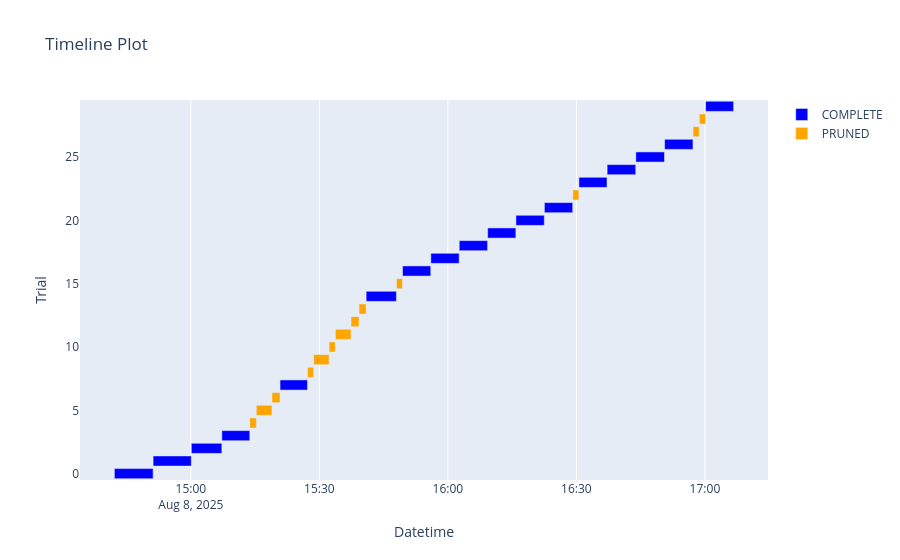

Notebook cell for this chart:
### Code cell
optuna.visualization.plot_timeline(study)

### Figure 1 — Plotly figure (JSON) as saved in the notebook; plotly's stock layout.template omitted (floating-point values rounded to 4 significant figures)
{"data": [{"base": ["2025-08-08T14:42:09.076500", "2025-08-08T14:51:11.182334", "2025-08-08T15:00:06.556610", "2025-08-08T15:07:14.151946", "2025-08-08T15:20:49.136008", "2025-08-08T15:40:55.300948", "2025-08-08T15:49:25.080711", "2025-08-08T15:56:01.074676", "2025-08-08T16:02:38.906929", "2025-08-08T16:09:17.195958", "2025-08-08T16:15:53.214820", "2025-08-08T16:22:31.793446", "2025-08-08T16:30:35.323191", "2025-08-08T16:37:10.511362", "2025-08-08T16:43:52.359325", "2025-08-08T16:50:35.357413", "2025-08-08T17:00:10.036482"], "hovertemplate": "%{text}<extra>COMPLETE</extra>", "marker": {"color": "blue"}, "name": "COMPLETE", "orientation": "h", "text": ["{<br>  \"number\": 0,<br>  \"values\": [<br>    0.5203006267547607<br>  ],<br>  \"params\": {<br>    \"backbone_LR\": 3.211408940071222e-05,<br>    \"head_LR\": 3.6541261068830885e-06,<br>    \"weight_decay\": 0.008187456561983752,<br>    \"batch_size\": 8,<br>    \"head_layer_1\": 2048,<br>    \"num_layers\": 2,<br>    \"head_layer_2\": 256,<br>    \"dropout\": 0.2<br>  }<br>}", "{<br>  \"number\": 1,<br>  \"values\": [<br>    0.4414251446723938<br>  ],<br>  \"params\": {<br>    \"backbone_LR\": 1.595107173706011e-07,<br>    \"head_LR\": 0.00029229069788067405,<br>    \"weight_decay\": 0.1513779587042839,<br>    \"batch_size\": 8,<br>    \"head_layer_1\": 1024,<br>    \"num_layers\": 2,<br>    \"head_layer_2\": 256,<br>    \"dropout\": 0.5<br>  }<br>}", "{<br>  \"number\": 2,<br>  \"values\": [<br>    0.36672478914260864<br>  ],<br>  \"params\": {<br>    \"backbone_LR\": 1.1752463085608358e-06,<br>    \"head_LR\": 2.5575671263014843e-06,<br>    \"weight_decay\": 0.0005574312499781676,<br>    \"batch_size\": 128,<br>    \"head_layer_1\": 512,<br>    \"num_layers\": 1,<br>    \"dropout\": 0.30000000000000004<br>  }<br>}", "{<br>  \"number\": 3,<br>  \"values\": [<br>    0.3742021918296814<br>  ],<br>  \"params\": {<br>    \"backbone_LR\": 1.9250513272439855e-06,<br>    \"head_LR\": 7.904635956769365e-06,<br>    \"weight_decay\": 0.00023267441273223943,<br>    \"batch_size\": 64,<br>    \"head_layer_1\": 2048,<br>    \"num_layers\": 2,<br>    \"head_layer_2\": 256,<br>    \"dropout\": 0.30000000000000004<br>  }<br>}", "{<br>  \"number\": 7,<br>  \"values\": [<br>    0.3429335951805115<br>  ],<br>  \"params\": {<br>    \"backbone_LR\": 4.7078592044427954e-05,<br>    \"head_LR\": 0.0045925102514354265,<br>    \"weight_decay\": 0.00046067888455051574,<br>    \"batch_size\": 64,<br>    \"head_layer_1\": 128,<br>    \"num_layers\": 1,<br>    \"dropout\": 0.1<br>  }<br>}", "{<br>  \"number\": 14,<br>  \"values\": [<br>    0.4347105622291565<br>  ],<br>  \"params\": {<br>    \"backbone_LR\": 1.1233947434474964e-06,<br>    \"head_LR\": 1.324929860654573e-06,<br>    \"weight_decay\": 1.8337187317996923e-05,<br>    \"batch_size\": 16,<br>    \"head_layer_1\": 2048,<br>    \"num_layers\": 1,<br>    \"dropout\": 0.5<br>  }<br>}", "{<br>  \"number\": 16,<br>  \"values\": [<br>    0.09767013788223267<br>  ],<br>  \"params\": {<br>    \"backbone_LR\": 1.8580654729428314e-07,<br>    \"head_LR\": 1.587268607464921e-06,<br>    \"weight_decay\": 0.0001942374358049634,<br>    \"batch_size\": 128,<br>    \"head_layer_1\": 512,<br>    \"num_layers\": 2,<br>    \"head_layer_2\": 2048,<br>    \"dropout\": 0.0<br>  }<br>}", "{<br>  \"number\": 17,<br>  \"values\": [<br>    0.1360829472541809<br>  ],<br>  \"params\": {<br>    \"backbone_LR\": 2.2710123609285384e-07,<br>    \"head_LR\": 7.48681878234986e-05,<br>    \"weight_decay\": 8.095529338869248e-05,<br>    \"batch_size\": 128,<br>    \"head_layer_1\": 512,<br>    \"num_layers\": 1,<br>    \"dropout\": 0.0<br>  }<br>}", "{<br>  \"number\": 18,<br>  \"values\": [<br>    0.16790008544921875<br>  ],<br>  \"params\": {<br>    \"backbone_LR\": 1.0827043860969601e-07,<br>    \"head_LR\": 4.2005517403366254e-05,<br>    \"weight_decay\": 2.1080957381083165e-05,<br>    \"batch_size\": 128,<br>    \"head_layer_1\": 512,<br>    \"num_layers\": 1,<br>    \"dropout\": 0.0<br>  }<br>}", "{<br>  \"number\": 19,<br>  \"values\": [<br>    0.10546225309371948<br>  ],<br>  \"params\": {<br>    \"backbone_LR\": 4.5044898546207266e-07,<br>    \"head_LR\": 1.637470508209102e-05,<br>    \"weight_decay\": 0.0011606518013186097,<br>    \"batch_size\": 128,<br>    \"head_layer_1\": 512,<br>    \"num_layers\": 2,<br>    \"head_layer_2\": 2048,<br>    \"dropout\": 0.0<br>  }<br>}", "{<br>  \"number\": 20,<br>  \"values\": [<br>    0.06433725357055664<br>  ],<br>  \"params\": {<br>    \"backbone_LR\": 3.4240617066072263e-07,<br>    \"head_LR\": 2.488287207480808e-06,<br>    \"weight_decay\": 0.0010012739981575395,<br>    \"batch_size\": 32,<br>    \"head_layer_1\": 128,<br>    \"num_layers\": 2,<br>    \"head_layer_2\": 2048,<br>    \"dropout\": 0.0<br>  }<br>}", "{<br>  \"number\": 21,<br>  \"values\": [<br>    0.07919120788574219<br>  ],<br>  \"params\": {<br>    \"backbone_LR\": 3.0595667449519444e-07,<br>    \"head_LR\": 1.2912687000892055e-06,<br>    \"weight_decay\": 0.00022481714125255085,<br>    \"batch_size\": 128,<br>    \"head_layer_1\": 512,<br>    \"num_layers\": 2,<br>    \"head_layer_2\": 2048,<br>    \"dropout\": 0.0<br>  }<br>}", "{<br>  \"number\": 23,<br>  \"values\": [<br>    0.06492406129837036<br>  ],<br>  \"params\": {<br>    \"backbone_LR\": 3.237693777870933e-06,<br>    \"head_LR\": 1.1119040255189675e-06,<br>    \"weight_decay\": 9.769119900468142e-05,<br>    \"batch_size\": 32,<br>    \"head_layer_1\": 512,<br>    \"num_layers\": 2,<br>    \"head_layer_2\": 2048,<br>    \"dropout\": 0.0<br>  }<br>}", "{<br>  \"number\": 24,<br>  \"values\": [<br>    0.057390034198760986<br>  ],<br>  \"params\": {<br>    \"backbone_LR\": 1.4477766835017674e-06,<br>    \"head_LR\": 6.996442324843868e-05,<br>    \"weight_decay\": 0.00016796062483874076,<br>    \"batch_size\": 32,<br>    \"head_layer_1\": 256,<br>    \"num_layers\": 2,<br>    \"head_layer_2\": 2048,<br>    \"dropout\": 0.0<br>  }<br>}", "{<br>  \"number\": 25,<br>  \"values\": [<br>    0.05136895179748535<br>  ],<br>  \"params\": {<br>    \"backbone_LR\": 2.6717378541370503e-05,<br>    \"head_LR\": 3.1137045297125165e-05,<br>    \"weight_decay\": 0.0009858136146893386,<br>    \"batch_size\": 32,<br>    \"head_layer_1\": 256,<br>    \"num_layers\": 2,<br>    \"head_layer_2\": 2048,<br>    \"dropout\": 0.0<br>  }<br>}", "{<br>  \"number\": 26,<br>  \"values\": [<br>    0.06155651807785034<br>  ],<br>  \"params\": {<br>    \"backbone_LR\": 2.4342468965916822e-05,<br>    \"head_LR\": 3.008036585485292e-05,<br>    \"weight_decay\": 0.0002538495350199842,<br>    \"batch_size\": 64,<br>    \"head_layer_1\": 256,<br>    \"num_layers\": 2,<br>    \"head_layer_2\": 2048,<br>    \"dropout\": 0.0<br>  }<br>}", "{<br>  \"number\": 29,<br>  \"values\": [<br>    0.06914132833480835<br>  ],<br>  \"params\": {<br>    \"backbone_LR\": 2.4860870027192877e-05,<br>    \"head_LR\": 3.1149975839126955e-05,<br>    \"weight_decay\": 0.03748177827380828,<br>    \"batch_size\": 64,<br>    \"head_layer_1\": 256,<br>    \"num_layers\": 2,<br>    \"head_layer_2\": 512,<br>    \"dropout\": 0.0<br>  }<br>}"], "textposition": "none", "type": "bar", "x": [541900.0, 535100.0, 427200.0, 391200.0, 384200.0, 423400.0, 394800.0, 396600.0, 396900.0, 394600.0, 396900.0, 396500.0, 393500.0, 400100.0, 401200.0, 397100.0, 391600.0], "y": [0, 1, 2, 3, 7, 14, 16, 17, 18, 19, 20, 21, 23, 24, 25, 26, 29]}, {"base": ["2025-08-08T15:13:45.946115", "2025-08-08T15:15:17.141504", "2025-08-08T15:18:56.557506", "2025-08-08T15:27:14.083553", "2025-08-08T15:28:39.180022", "2025-08-08T15:32:16.342587", "2025-08-08T15:33:45.017597", "2025-08-08T15:37:23.521596", "2025-08-08T15:39:16.269381", "2025-08-08T15:47:59.839444", "2025-08-08T16:29:09.911202", "2025-08-08T16:57:14.310545", "2025-08-08T16:58:42.083081"], "hovertemplate": "%{text}<extra>PRUNED</extra>", "marker": {"color": "orange"}, "name": "PRUNED", "orientation": "h", "text": ["{<br>  \"number\": 4,<br>  \"values\": [<br>    0.4414251446723938<br>  ],<br>  \"params\": {<br>    \"backbone_LR\": 5.563495989903105e-05,<br>    \"head_LR\": 0.0015163240411017393,<br>    \"weight_decay\": 0.09004327304906583,<br>    \"batch_size\": 16,<br>    \"head_layer_1\": 128,<br>    \"num_layers\": 2,<br>    \"head_layer_2\": 1024,<br>    \"dropout\": 0.4<br>  }<br>}", "{<br>  \"number\": 5,<br>  \"values\": [<br>    0.44154924154281616<br>  ],<br>  \"params\": {<br>    \"backbone_LR\": 6.581301711309762e-05,<br>    \"head_LR\": 0.0037964054036782693,<br>    \"weight_decay\": 1.4837251001886272e-05,<br>    \"batch_size\": 128,<br>    \"head_layer_1\": 128,<br>    \"num_layers\": 2,<br>    \"head_layer_2\": 512,<br>    \"dropout\": 0.4<br>  }<br>}", "{<br>  \"number\": 6,<br>  \"values\": [<br>    0.4432685971260071<br>  ],<br>  \"params\": {<br>    \"backbone_LR\": 1.737285020623016e-07,<br>    \"head_LR\": 0.003243570761083546,<br>    \"weight_decay\": 0.00025798586754650834,<br>    \"batch_size\": 8,<br>    \"head_layer_1\": 256,<br>    \"num_layers\": 1,<br>    \"dropout\": 0.30000000000000004<br>  }<br>}", "{<br>  \"number\": 8,<br>  \"values\": [<br>    0.5397042036056519<br>  ],<br>  \"params\": {<br>    \"backbone_LR\": 8.86969741204348e-05,<br>    \"head_LR\": 0.0007102364194251621,<br>    \"weight_decay\": 5.006533372424932e-05,<br>    \"batch_size\": 64,<br>    \"head_layer_1\": 128,<br>    \"num_layers\": 1,<br>    \"dropout\": 0.1<br>  }<br>}", "{<br>  \"number\": 9,<br>  \"values\": [<br>    0.46588224172592163<br>  ],<br>  \"params\": {<br>    \"backbone_LR\": 6.343020810875925e-05,<br>    \"head_LR\": 0.006203302466024506,<br>    \"weight_decay\": 0.026867332367392967,<br>    \"batch_size\": 128,<br>    \"head_layer_1\": 128,<br>    \"num_layers\": 1,<br>    \"dropout\": 0.1<br>  }<br>}", "{<br>  \"number\": 10,<br>  \"values\": [<br>    0.507278561592102<br>  ],<br>  \"params\": {<br>    \"backbone_LR\": 3.8859015864024465e-06,<br>    \"head_LR\": 0.0025853822239743592,<br>    \"weight_decay\": 0.00040705285238396694,<br>    \"batch_size\": 64,<br>    \"head_layer_1\": 512,<br>    \"num_layers\": 1,<br>    \"dropout\": 0.30000000000000004<br>  }<br>}", "{<br>  \"number\": 11,<br>  \"values\": [<br>    0.5610946416854858<br>  ],<br>  \"params\": {<br>    \"backbone_LR\": 1.5645821860927872e-06,<br>    \"head_LR\": 1.0734889287719629e-05,<br>    \"weight_decay\": 0.0010196027372719717,<br>    \"batch_size\": 128,<br>    \"head_layer_1\": 512,<br>    \"num_layers\": 1,<br>    \"dropout\": 0.30000000000000004<br>  }<br>}", "{<br>  \"number\": 12,<br>  \"values\": [<br>    0.4593561291694641<br>  ],<br>  \"params\": {<br>    \"backbone_LR\": 7.65765086411845e-06,<br>    \"head_LR\": 0.009018011822872712,<br>    \"weight_decay\": 0.00011189554711302166,<br>    \"batch_size\": 8,<br>    \"head_layer_1\": 128,<br>    \"num_layers\": 1,<br>    \"dropout\": 0.1<br>  }<br>}", "{<br>  \"number\": 13,<br>  \"values\": [<br>    0.6319581270217896<br>  ],<br>  \"params\": {<br>    \"backbone_LR\": 1.5340566071225402e-05,<br>    \"head_LR\": 1.3922622704238326e-06,<br>    \"weight_decay\": 0.0001485485676224901,<br>    \"batch_size\": 128,<br>    \"head_layer_1\": 128,<br>    \"num_layers\": 1,<br>    \"dropout\": 0.5<br>  }<br>}", "{<br>  \"number\": 15,<br>  \"values\": [<br>    0.4384821057319641<br>  ],<br>  \"params\": {<br>    \"backbone_LR\": 5.346225014191168e-06,<br>    \"head_LR\": 0.0009611998854134819,<br>    \"weight_decay\": 0.002056225772530356,<br>    \"batch_size\": 64,<br>    \"head_layer_1\": 128,<br>    \"num_layers\": 2,<br>    \"head_layer_2\": 128,<br>    \"dropout\": 0.2<br>  }<br>}", "{<br>  \"number\": 22,<br>  \"values\": [<br>    0.47481435537338257<br>  ],<br>  \"params\": {<br>    \"backbone_LR\": 1.2885611466454387e-07,<br>    \"head_LR\": 1.5476788681021297e-06,<br>    \"weight_decay\": 0.0014096146330991148,<br>    \"batch_size\": 32,<br>    \"head_layer_1\": 128,<br>    \"num_layers\": 2,<br>    \"head_layer_2\": 2048,<br>    \"dropout\": 0.1<br>  }<br>}", "{<br>  \"number\": 27,<br>  \"values\": [<br>    0.3375987410545349<br>  ],<br>  \"params\": {<br>    \"backbone_LR\": 7.897610436937442e-06,<br>    \"head_LR\": 0.00019235439654202705,<br>    \"weight_decay\": 9.77445696125134e-05,<br>    \"batch_size\": 32,<br>    \"head_layer_1\": 256,<br>    \"num_layers\": 2,<br>    \"head_layer_2\": 2048,<br>    \"dropout\": 0.1<br>  }<br>}", "{<br>  \"number\": 28,<br>  \"values\": [<br>    0.3273676037788391<br>  ],<br>  \"params\": {<br>    \"backbone_LR\": 2.061510204227498e-05,<br>    \"head_LR\": 1.4765772997356633e-05,<br>    \"weight_decay\": 0.00033954831469656623,<br>    \"batch_size\": 64,<br>    \"head_layer_1\": 1024,<br>    \"num_layers\": 2,<br>    \"head_layer_2\": 1024,<br>    \"dropout\": 0.1<br>  }<br>}"], "textposition": "none", "type": "bar", "x": [90590.0, 218700.0, 111800.0, 84300.0, 216300.0, 87620.0, 217500.0, 111800.0, 97970.0, 84090.0, 83730.0, 85940.0, 86070.0], "y": [4, 5, 6, 8, 9, 10, 11, 12, 13, 15, 22, 27, 28]}], "layout": {"showlegend": true, "title": {"text": "Timeline Plot"}, "xaxis": {"title": {"text": "Datetime"}, "type": "date"}, "yaxis": {"title": {"text": "Trial"}}}}
